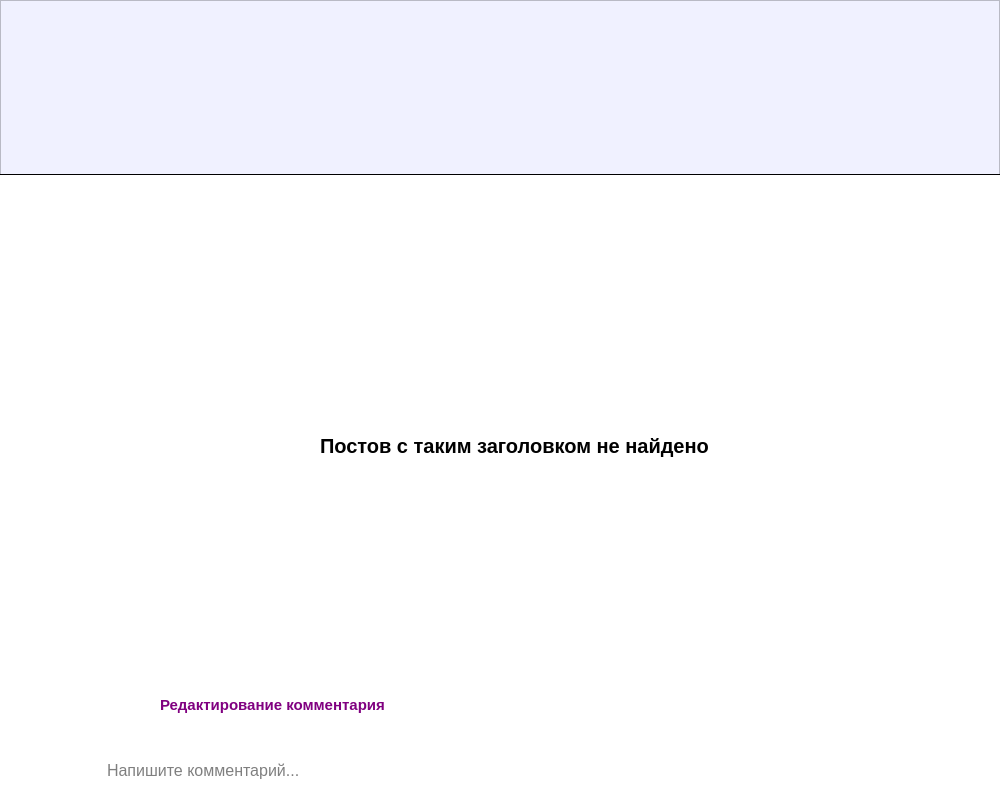
<?xml version="1.0" encoding="UTF-8"?>
<ui version="4.0">
 <class>FeedWindow</class>
 <widget class="QDialog" name="FeedWindow">
  <property name="geometry">
   <rect>
    <x>0</x>
    <y>0</y>
    <width>1000</width>
    <height>800</height>
   </rect>
  </property>
  <property name="minimumSize">
   <size>
    <width>1000</width>
    <height>800</height>
   </size>
  </property>
  <property name="maximumSize">
   <size>
    <width>1000</width>
    <height>800</height>
   </size>
  </property>
  <property name="windowTitle">
   <string>Лента</string>
  </property>
  <property name="windowIcon">
   <iconset resource="IMG.qrc">
    <normaloff>:/IMG/IMG/logoSN.png</normaloff>:/IMG/IMG/logoSN.png</iconset>
  </property>
  <property name="styleSheet">
   <string notr="true">background-color: white;</string>
  </property>
  <widget class="QPushButton" name="openMenuButton">
   <property name="geometry">
    <rect>
     <x>-1</x>
     <y>0</y>
     <width>1001</width>
     <height>71</height>
    </rect>
   </property>
   <property name="cursor">
    <cursorShape>PointingHandCursor</cursorShape>
   </property>
   <property name="styleSheet">
    <string notr="true"/>
   </property>
   <property name="text">
    <string/>
   </property>
   <property name="icon">
    <iconset resource="IMG.qrc">
     <normaloff>:/IMG/IMG/MenuTablePin1000x70SN.png</normaloff>:/IMG/IMG/MenuTablePin1000x70SN.png</iconset>
   </property>
   <property name="iconSize">
    <size>
     <width>1000</width>
     <height>70</height>
    </size>
   </property>
  </widget>
  <widget class="QPushButton" name="notificationButton">
   <property name="geometry">
    <rect>
     <x>699</x>
     <y>95</y>
     <width>61</width>
     <height>61</height>
    </rect>
   </property>
   <property name="cursor">
    <cursorShape>PointingHandCursor</cursorShape>
   </property>
   <property name="styleSheet">
    <string notr="true">QPushButton 
{
	background-color: white;
    border-radius: 30px;
}

QPushButton:hover
{
    background: qlineargradient(
        x1:0, y1:0, x2:0, y2:1,
        stop:0 #6a3093, 
        stop:1 #a044ff 
    );
}</string>
   </property>
   <property name="text">
    <string/>
   </property>
   <property name="icon">
    <iconset resource="IMG.qrc">
     <normaloff>:/IMG/IMG/NotificationPin50x50SN.png</normaloff>:/IMG/IMG/NotificationPin50x50SN.png</iconset>
   </property>
   <property name="iconSize">
    <size>
     <width>50</width>
     <height>50</height>
    </size>
   </property>
  </widget>
  <widget class="QPushButton" name="updateFeedButton">
   <property name="geometry">
    <rect>
     <x>799</x>
     <y>95</y>
     <width>61</width>
     <height>61</height>
    </rect>
   </property>
   <property name="cursor">
    <cursorShape>PointingHandCursor</cursorShape>
   </property>
   <property name="styleSheet">
    <string notr="true">QPushButton 
{
	background-color: white;
    border-radius: 30px;
}

QPushButton:hover
{
    background: qlineargradient(
        x1:0, y1:0, x2:0, y2:1,
        stop:0 #6a3093, 
        stop:1 #a044ff 
    );
}</string>
   </property>
   <property name="text">
    <string/>
   </property>
   <property name="icon">
    <iconset resource="IMG.qrc">
     <normaloff>:/IMG/IMG/UpdatePin50x50SN.png</normaloff>:/IMG/IMG/UpdatePin50x50SN.png</iconset>
   </property>
   <property name="iconSize">
    <size>
     <width>45</width>
     <height>45</height>
    </size>
   </property>
  </widget>
  <widget class="QFrame" name="menuTableFrame">
   <property name="geometry">
    <rect>
     <x>0</x>
     <y>0</y>
     <width>1000</width>
     <height>175</height>
    </rect>
   </property>
   <property name="styleSheet">
    <string notr="true">background-color: rgb(240, 241, 255);</string>
   </property>
   <property name="frameShape">
    <enum>QFrame::Shape::StyledPanel</enum>
   </property>
   <property name="frameShadow">
    <enum>QFrame::Shadow::Raised</enum>
   </property>
   <widget class="QPushButton" name="profilePinButton">
    <property name="geometry">
     <rect>
      <x>50</x>
      <y>30</y>
      <width>81</width>
      <height>81</height>
     </rect>
    </property>
    <property name="cursor">
     <cursorShape>PointingHandCursor</cursorShape>
    </property>
    <property name="styleSheet">
     <string notr="true">QPushButton 
{
	background-color: rgb(240, 241, 255);
    border-radius: 40px;
}</string>
    </property>
    <property name="text">
     <string/>
    </property>
    <property name="icon">
     <iconset resource="IMG.qrc">
      <normaloff>:/IMG/IMG/DefultProfile75x75SN.png</normaloff>:/IMG/IMG/DefultProfile75x75SN.png</iconset>
    </property>
    <property name="iconSize">
     <size>
      <width>80</width>
      <height>80</height>
     </size>
    </property>
   </widget>
   <widget class="QPushButton" name="myPostPinButton">
    <property name="geometry">
     <rect>
      <x>250</x>
      <y>45</y>
      <width>91</width>
      <height>91</height>
     </rect>
    </property>
    <property name="cursor">
     <cursorShape>PointingHandCursor</cursorShape>
    </property>
    <property name="styleSheet">
     <string notr="true">QPushButton 
{
	background-color: rgb(240, 241, 255);
    border-radius: 45px;
}

QPushButton:hover
{
    background: qlineargradient(
        x1:0, y1:0, x2:0, y2:1,
        stop:0 #6a3093, 
        stop:1 #a044ff 
    );
}</string>
    </property>
    <property name="text">
     <string/>
    </property>
    <property name="icon">
     <iconset resource="IMG.qrc">
      <normaloff>:/IMG/IMG/PostPin80x80SN.png</normaloff>:/IMG/IMG/PostPin80x80SN.png</iconset>
    </property>
    <property name="iconSize">
     <size>
      <width>60</width>
      <height>60</height>
     </size>
    </property>
   </widget>
   <widget class="QPushButton" name="usersPinButton">
    <property name="geometry">
     <rect>
      <x>449</x>
      <y>44</y>
      <width>91</width>
      <height>91</height>
     </rect>
    </property>
    <property name="cursor">
     <cursorShape>PointingHandCursor</cursorShape>
    </property>
    <property name="styleSheet">
     <string notr="true">QPushButton 
{
	background-color: rgb(240, 241, 255);
    border-radius: 45px;
}

QPushButton:hover
{
    background: qlineargradient(
        x1:0, y1:0, x2:0, y2:1,
        stop:0 #6a3093, 
        stop:1 #a044ff 
    );
}</string>
    </property>
    <property name="text">
     <string/>
    </property>
    <property name="icon">
     <iconset resource="IMG.qrc">
      <normaloff>:/IMG/IMG/UsersPin80x80SN.png</normaloff>:/IMG/IMG/UsersPin80x80SN.png</iconset>
    </property>
    <property name="iconSize">
     <size>
      <width>60</width>
      <height>60</height>
     </size>
    </property>
   </widget>
   <widget class="QPushButton" name="settingsPinButton">
    <property name="geometry">
     <rect>
      <x>650</x>
      <y>44</y>
      <width>91</width>
      <height>91</height>
     </rect>
    </property>
    <property name="cursor">
     <cursorShape>PointingHandCursor</cursorShape>
    </property>
    <property name="styleSheet">
     <string notr="true">QPushButton 
{
	background-color: rgb(240, 241, 255);
    border-radius: 45px;
}

QPushButton:hover
{
    background: qlineargradient(
        x1:0, y1:0, x2:0, y2:1,
        stop:0 #6a3093, 
        stop:1 #a044ff 
    );
}</string>
    </property>
    <property name="text">
     <string/>
    </property>
    <property name="icon">
     <iconset resource="IMG.qrc">
      <normaloff>:/IMG/IMG/SettingsPin80x80SN.png</normaloff>:/IMG/IMG/SettingsPin80x80SN.png</iconset>
    </property>
    <property name="iconSize">
     <size>
      <width>60</width>
      <height>60</height>
     </size>
    </property>
   </widget>
   <widget class="QPushButton" name="exitPinButton">
    <property name="geometry">
     <rect>
      <x>850</x>
      <y>44</y>
      <width>91</width>
      <height>91</height>
     </rect>
    </property>
    <property name="cursor">
     <cursorShape>PointingHandCursor</cursorShape>
    </property>
    <property name="styleSheet">
     <string notr="true">QPushButton 
{
	background-color: rgb(240, 241, 255);
    border-radius: 45px;
}

QPushButton:hover
{
    background: qlineargradient(
        x1:0, y1:0, x2:0, y2:1,
        stop:0 #6a3093, 
        stop:1 #a044ff 
    );
}</string>
    </property>
    <property name="text">
     <string/>
    </property>
    <property name="icon">
     <iconset resource="IMG.qrc">
      <normaloff>:/IMG/IMG/ExitPin80x80SN.png</normaloff>:/IMG/IMG/ExitPin80x80SN.png</iconset>
    </property>
    <property name="iconSize">
     <size>
      <width>60</width>
      <height>60</height>
     </size>
    </property>
    <property name="shortcut">
     <string>Ctrl+Z</string>
    </property>
   </widget>
   <widget class="QLabel" name="loginLabel">
    <property name="geometry">
     <rect>
      <x>40</x>
      <y>120</y>
      <width>101</width>
      <height>31</height>
     </rect>
    </property>
    <property name="font">
     <font>
      <family>Arial</family>
      <pointsize>15</pointsize>
      <bold>true</bold>
     </font>
    </property>
    <property name="styleSheet">
     <string notr="true">QLabel
{
	text-align: center;
	padding: 1px;
}</string>
    </property>
    <property name="text">
     <string/>
    </property>
   </widget>
  </widget>
  <widget class="QPushButton" name="searchButton">
   <property name="geometry">
    <rect>
     <x>360</x>
     <y>100</y>
     <width>200</width>
     <height>50</height>
    </rect>
   </property>
   <property name="minimumSize">
    <size>
     <width>1</width>
     <height>0</height>
    </size>
   </property>
   <property name="font">
    <font>
     <family>Arial</family>
     <pointsize>14</pointsize>
     <bold>true</bold>
    </font>
   </property>
   <property name="cursor">
    <cursorShape>PointingHandCursor</cursorShape>
   </property>
   <property name="styleSheet">
    <string notr="true">QPushButton 
{
    background: qlineargradient(
        x1:0, y1:0, x2:0, y2:1,
        stop:0 #6a3093, 
        stop:1 #a044ff 
    );
    color: white;     
    border-radius: 20px;
    padding: 8px 16px;  
    font-weight: bold;   
    border: 1px solid #4a148c; 
}

QPushButton:hover
 {
    background: qlineargradient(
        x1:0, y1:0, x2:0, y2:1,
        stop:0 #7b1fa2,
        stop:1 #aa00ff
    );
    border: 2px solid #7b1fa2;
}

QPushButton:pressed 
{
    background: qlineargradient(
        x1:0, y1:0, x2:0, y2:1,
        stop:0 #4a148c,
        stop:1 #7b1fa2
    );
}</string>
   </property>
   <property name="text">
    <string>Найти</string>
   </property>
  </widget>
  <widget class="QListWidget" name="postList">
   <property name="geometry">
    <rect>
     <x>100</x>
     <y>180</y>
     <width>800</width>
     <height>611</height>
    </rect>
   </property>
   <property name="mouseTracking">
    <bool>true</bool>
   </property>
   <property name="focusPolicy">
    <enum>Qt::FocusPolicy::StrongFocus</enum>
   </property>
   <property name="styleSheet">
    <string notr="true">QListWidget 
{
	outline: 0;
    border: none;
    background: transparent;
}

QListWidget::item 
{
	border: none;
    background: transparent;
    padding: 0px;
    margin: 0px;
}

QListWidget::item:selected 
{
	background: transparent;
	border: none;
}

QListWidget::item:hover 
{
	background: transparent;
}

QPushButton 
{
    border: none;
    padding: 4px;
}

QScrollBar:vertical 
{
	border: none;
    background: #f5f5f5;
    width: 10px;
    margin: 0px 0px 0px 0px;
}

QScrollBar::handle:vertical 
{
	background: #c1c1c1;
    min-height: 20px;
    border-radius: 5px;
}

QScrollBar::handle:vertical:hover 
{
	background: #a8a8a8;
}

QScrollBar::handle:vertical:pressed
{
	background: #787878;
}

QScrollBar::add-line:vertical 
{
	border: none;
    background: none;
    height: 0px;
    subcontrol-position: bottom;
    subcontrol-origin: margin;
}

QScrollBar::sub-line:vertical 
{
	border: none;
	background: none;
	height: 0px;
	subcontrol-position: top;
	subcontrol-origin: margin;
}

QScrollBar::add-page:vertical, QScrollBar::sub-page:vertical 
{
	background: none;
}

QScrollBar:horizontal 
{
	border: none;
    background: #f5f5f5;
    height: 10px;
    margin: 0px 0px 0px 0px;
}

QScrollBar::handle:horizontal 
{
    background: #c1c1c1;
    min-width: 20px;
	border-radius: 5px;
}

QScrollBar::handle:horizontal:hover 
{
	background: #a8a8a8;
}

QScrollBar::handle:horizontal:pressed 
{
	background: #787878;
}

QScrollBar::add-line:horizontal 
{
    border: none;
    background: none;
    width: 0px;
    subcontrol-position: right;
	subcontrol-origin: margin;
}

QScrollBar::sub-line:horizontal 
{
    border: none;
    background: none;
    width: 0px;
    subcontrol-position: left;
	subcontrol-origin: margin;
}

QScrollBar::add-page:horizontal, QScrollBar::sub-page:horizontal
{
	background: none;
}</string>
   </property>
   <property name="frameShape">
    <enum>QFrame::Shape::NoFrame</enum>
   </property>
  </widget>
  <widget class="QPushButton" name="addPostButton">
   <property name="geometry">
    <rect>
     <x>599</x>
     <y>95</y>
     <width>61</width>
     <height>61</height>
    </rect>
   </property>
   <property name="cursor">
    <cursorShape>PointingHandCursor</cursorShape>
   </property>
   <property name="styleSheet">
    <string notr="true">QPushButton 
{
	background-color: white;
    border-radius: 30px;
}

QPushButton:hover
{
    background: qlineargradient(
        x1:0, y1:0, x2:0, y2:1,
        stop:0 #6a3093, 
        stop:1 #a044ff 
    );
}</string>
   </property>
   <property name="text">
    <string/>
   </property>
   <property name="icon">
    <iconset resource="IMG.qrc">
     <normaloff>:/IMG/IMG/AddPostPin50x50SN.png</normaloff>:/IMG/IMG/AddPostPin50x50SN.png</iconset>
   </property>
   <property name="iconSize">
    <size>
     <width>50</width>
     <height>50</height>
    </size>
   </property>
  </widget>
  <widget class="QLineEdit" name="searchText">
   <property name="geometry">
    <rect>
     <x>19</x>
     <y>100</y>
     <width>371</width>
     <height>50</height>
    </rect>
   </property>
   <property name="font">
    <font>
     <family>Arial</family>
     <pointsize>12</pointsize>
    </font>
   </property>
   <property name="cursor">
    <cursorShape>IBeamCursor</cursorShape>
   </property>
   <property name="styleSheet">
    <string notr="true">QLineEdit
{
	background-color: white;
	color: black;
	border: 1px solid #4a148c; 
	border-radius: 20px;
	padding-left: 20px;
}</string>
   </property>
   <property name="inputMask">
    <string/>
   </property>
   <property name="text">
    <string/>
   </property>
   <property name="maxLength">
    <number>100</number>
   </property>
   <property name="placeholderText">
    <string>Поиск по названию...</string>
   </property>
  </widget>
  <widget class="Line" name="line">
   <property name="geometry">
    <rect>
     <x>-1</x>
     <y>70</y>
     <width>1001</width>
     <height>1</height>
    </rect>
   </property>
   <property name="styleSheet">
    <string notr="true">background-color: black;</string>
   </property>
   <property name="lineWidth">
    <number>3</number>
   </property>
   <property name="orientation">
    <enum>Qt::Orientation::Horizontal</enum>
   </property>
  </widget>
  <widget class="Line" name="line_2">
   <property name="geometry">
    <rect>
     <x>0</x>
     <y>174</y>
     <width>1001</width>
     <height>1</height>
    </rect>
   </property>
   <property name="styleSheet">
    <string notr="true">background-color: black;</string>
   </property>
   <property name="lineWidth">
    <number>3</number>
   </property>
   <property name="orientation">
    <enum>Qt::Orientation::Horizontal</enum>
   </property>
  </widget>
  <widget class="QFrame" name="commentPostFrame">
   <property name="geometry">
    <rect>
     <x>100</x>
     <y>180</y>
     <width>800</width>
     <height>611</height>
    </rect>
   </property>
   <property name="styleSheet">
    <string notr="true">QFrame
{
    background-color: white;
    border: none;
}</string>
   </property>
   <property name="frameShape">
    <enum>QFrame::Shape::StyledPanel</enum>
   </property>
   <property name="frameShadow">
    <enum>QFrame::Shadow::Raised</enum>
   </property>
   <widget class="QPushButton" name="backButton">
    <property name="geometry">
     <rect>
      <x>10</x>
      <y>10</y>
      <width>51</width>
      <height>31</height>
     </rect>
    </property>
    <property name="cursor">
     <cursorShape>PointingHandCursor</cursorShape>
    </property>
    <property name="styleSheet">
     <string notr="true">QPushButton 
{
	background-color: white;
    border-radius: 45px;
}</string>
    </property>
    <property name="text">
     <string/>
    </property>
    <property name="icon">
     <iconset resource="IMG.qrc">
      <normaloff>:/IMG/IMG/BackPin60x60SN.png</normaloff>:/IMG/IMG/BackPin60x60SN.png</iconset>
    </property>
    <property name="iconSize">
     <size>
      <width>40</width>
      <height>40</height>
     </size>
    </property>
   </widget>
   <widget class="QLineEdit" name="commentLineEdit">
    <property name="geometry">
     <rect>
      <x>0</x>
      <y>570</y>
      <width>741</width>
      <height>41</height>
     </rect>
    </property>
    <property name="font">
     <font>
      <family>Arial</family>
      <pointsize>12</pointsize>
     </font>
    </property>
    <property name="styleSheet">
     <string notr="true">QLineEdit
{
	padding: 5px;
	border: none;
}</string>
    </property>
    <property name="text">
     <string/>
    </property>
    <property name="placeholderText">
     <string>Напишите комментарий...</string>
    </property>
   </widget>
   <widget class="QPushButton" name="sendCommentButton">
    <property name="geometry">
     <rect>
      <x>740</x>
      <y>570</y>
      <width>41</width>
      <height>41</height>
     </rect>
    </property>
    <property name="cursor">
     <cursorShape>PointingHandCursor</cursorShape>
    </property>
    <property name="styleSheet">
     <string notr="true">QPushButton 
{
	background-color: white;
    border-radius: 45px;
}</string>
    </property>
    <property name="text">
     <string/>
    </property>
    <property name="icon">
     <iconset resource="IMG.qrc">
      <normaloff>:/IMG/IMG/SendCommentMsgPin60x60SN.png</normaloff>:/IMG/IMG/SendCommentMsgPin60x60SN.png</iconset>
    </property>
    <property name="iconSize">
     <size>
      <width>45</width>
      <height>45</height>
     </size>
    </property>
   </widget>
   <widget class="QLabel" name="namePostLabel">
    <property name="geometry">
     <rect>
      <x>70</x>
      <y>0</y>
      <width>731</width>
      <height>31</height>
     </rect>
    </property>
    <property name="font">
     <font>
      <family>Arial</family>
      <pointsize>12</pointsize>
      <bold>true</bold>
     </font>
    </property>
    <property name="text">
     <string/>
    </property>
   </widget>
   <widget class="QLabel" name="countCommentsPostLabel">
    <property name="geometry">
     <rect>
      <x>70</x>
      <y>30</y>
      <width>731</width>
      <height>31</height>
     </rect>
    </property>
    <property name="font">
     <font>
      <family>Arial</family>
      <pointsize>10</pointsize>
      <bold>false</bold>
     </font>
    </property>
    <property name="styleSheet">
     <string notr="true">QLabel
{
	color: grey;
}</string>
    </property>
    <property name="text">
     <string/>
    </property>
   </widget>
   <widget class="QListWidget" name="commentList">
    <property name="geometry">
     <rect>
      <x>10</x>
      <y>60</y>
      <width>781</width>
      <height>511</height>
     </rect>
    </property>
    <property name="styleSheet">
     <string notr="true">QScrollBar:vertical 
{
	border: none;
    background: #f5f5f5;
    width: 10px;
    margin: 0px 0px 0px 0px;
}

QScrollBar::handle:vertical 
{
	background: #c1c1c1;
    min-height: 20px;
    border-radius: 5px;
}

QScrollBar::handle:vertical:hover 
{
	background: #a8a8a8;
}

QScrollBar::handle:vertical:pressed
{
	background: #787878;
}

QScrollBar::add-line:vertical 
{
	border: none;
    background: none;
    height: 0px;
    subcontrol-position: bottom;
    subcontrol-origin: margin;
}

QScrollBar::sub-line:vertical 
{
	border: none;
	background: none;
	height: 0px;
	subcontrol-position: top;
	subcontrol-origin: margin;
}

QScrollBar::add-page:vertical, QScrollBar::sub-page:vertical 
{
	background: none;
}

QScrollBar:horizontal 
{
	border: none;
    background: #f5f5f5;
    height: 10px;
    margin: 0px 0px 0px 0px;
}

QScrollBar::handle:horizontal 
{
    background: #c1c1c1;
    min-width: 20px;
	border-radius: 5px;
}

QScrollBar::handle:horizontal:hover 
{
	background: #a8a8a8;
}

QScrollBar::handle:horizontal:pressed 
{
	background: #787878;
}

QScrollBar::add-line:horizontal 
{
    border: none;
    background: none;
    width: 0px;
    subcontrol-position: right;
	subcontrol-origin: margin;
}

QScrollBar::sub-line:horizontal 
{
    border: none;
    background: none;
    width: 0px;
    subcontrol-position: left;
	subcontrol-origin: margin;
}

QScrollBar::add-page:horizontal, QScrollBar::sub-page:horizontal
{
	background: none;
}</string>
    </property>
   </widget>
   <widget class="QFrame" name="editCommentFrame">
    <property name="geometry">
     <rect>
      <x>0</x>
      <y>509</y>
      <width>801</width>
      <height>62</height>
     </rect>
    </property>
    <property name="frameShape">
     <enum>QFrame::Shape::StyledPanel</enum>
    </property>
    <property name="frameShadow">
     <enum>QFrame::Shadow::Raised</enum>
    </property>
    <widget class="QLabel" name="editLabel">
     <property name="geometry">
      <rect>
       <x>60</x>
       <y>5</y>
       <width>231</width>
       <height>21</height>
      </rect>
     </property>
     <property name="font">
      <font>
       <family>Arial</family>
       <pointsize>11</pointsize>
       <bold>true</bold>
      </font>
     </property>
     <property name="styleSheet">
      <string notr="true">QLabel
{
	color: purple;
}</string>
     </property>
     <property name="text">
      <string>Редактирование комментария</string>
     </property>
    </widget>
    <widget class="QLabel" name="editCommentLabel">
     <property name="geometry">
      <rect>
       <x>60</x>
       <y>30</y>
       <width>671</width>
       <height>31</height>
      </rect>
     </property>
     <property name="font">
      <font>
       <family>Arial</family>
       <pointsize>11</pointsize>
      </font>
     </property>
     <property name="text">
      <string/>
     </property>
    </widget>
    <widget class="QPushButton" name="cancelEditComment">
     <property name="geometry">
      <rect>
       <x>750</x>
       <y>0</y>
       <width>51</width>
       <height>61</height>
      </rect>
     </property>
     <property name="cursor">
      <cursorShape>PointingHandCursor</cursorShape>
     </property>
     <property name="styleSheet">
      <string notr="true">QPushButton 
{
    border-radius: 15px;
}</string>
     </property>
     <property name="text">
      <string/>
     </property>
     <property name="icon">
      <iconset resource="IMG.qrc">
       <normaloff>:/IMG/IMG/CancelPin512x512SN.png</normaloff>:/IMG/IMG/CancelPin512x512SN.png</iconset>
     </property>
     <property name="iconSize">
      <size>
       <width>30</width>
       <height>30</height>
      </size>
     </property>
    </widget>
    <widget class="QPushButton" name="editButton">
     <property name="geometry">
      <rect>
       <x>10</x>
       <y>7</y>
       <width>41</width>
       <height>51</height>
      </rect>
     </property>
     <property name="cursor">
      <cursorShape>ArrowCursor</cursorShape>
     </property>
     <property name="styleSheet">
      <string notr="true">QPushButton 
{
    border-radius: 15px;
}</string>
     </property>
     <property name="text">
      <string/>
     </property>
     <property name="icon">
      <iconset resource="IMG.qrc">
       <normaloff>:/IMG/IMG/EditMsg512x512SN.png</normaloff>:/IMG/IMG/EditMsg512x512SN.png</iconset>
     </property>
     <property name="iconSize">
      <size>
       <width>40</width>
       <height>40</height>
      </size>
     </property>
    </widget>
   </widget>
  </widget>
  <widget class="QLabel" name="searchMessage">
   <property name="geometry">
    <rect>
     <x>320</x>
     <y>420</y>
     <width>391</width>
     <height>51</height>
    </rect>
   </property>
   <property name="font">
    <font>
     <family>Arial</family>
     <pointsize>15</pointsize>
     <bold>true</bold>
    </font>
   </property>
   <property name="styleSheet">
    <string notr="true">QLabel
{
	background-color: white;
	color: black;
}</string>
   </property>
   <property name="text">
    <string>Постов с таким заголовком не найдено</string>
   </property>
  </widget>
  <zorder>postList</zorder>
  <zorder>openMenuButton</zorder>
  <zorder>notificationButton</zorder>
  <zorder>updateFeedButton</zorder>
  <zorder>searchButton</zorder>
  <zorder>addPostButton</zorder>
  <zorder>searchText</zorder>
  <zorder>line</zorder>
  <zorder>menuTableFrame</zorder>
  <zorder>line_2</zorder>
  <zorder>commentPostFrame</zorder>
  <zorder>searchMessage</zorder>
 </widget>
 <resources>
  <include location="IMG.qrc"/>
 </resources>
 <connections/>
</ui>
